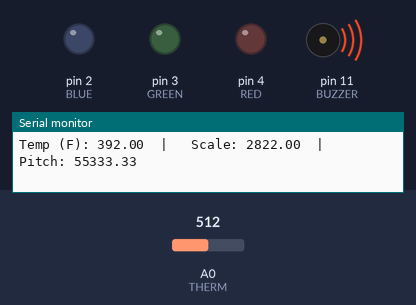
Simulated run of this sketch. Board: Arduino Uno, built with avr-gcc and run on an emulated ATmega328P. Shown: output pins drawn as LEDs (lit = HIGH), buzzer (waves = sounding), the last lines printed to the serial monitor. The test bench sets the inputs (shaded band); at power-on: A0 (THERM) = 512.

Above: at 1.2 s.
1.3 s: A0 (THERM) set to 900
At 2.0 s:
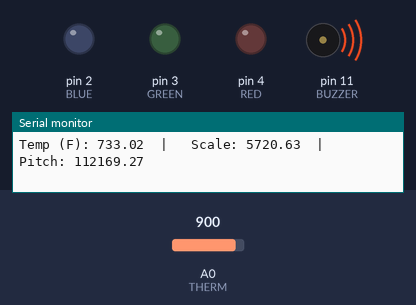
4.3 s: A0 (THERM) set to 716
At 5.1 s:
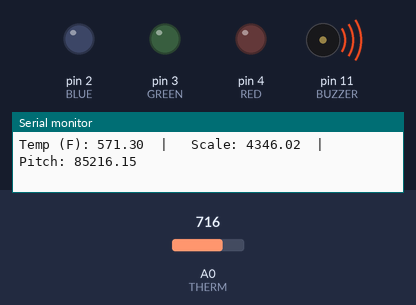
Timing chart, 0 to 7.3 s (numbered marks = the images above; inputs shaded):
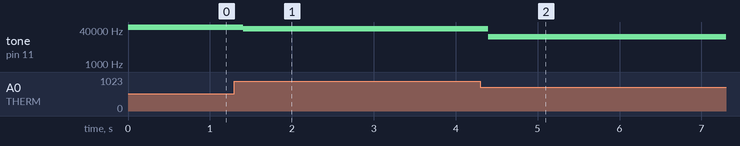

The sketch:

sketch_oct09a.ino
```cpp
#define BLUE 2
#define GREEN 3
#define RED 4
#define THERM A0
#define BUZZER 11

void setup()
{
  Serial.begin(9600);
  pinMode(BLUE,OUTPUT);
  pinMode(GREEN,OUTPUT);
  pinMode(RED,OUTPUT);
  pinMode(BUZZER,OUTPUT);
  pinMode(THERM,INPUT);

  /*for(double i = 60.0; i < 90.0; i+=0.5)
  {
    Serial.print("I: ");
    Serial.println(i);
    Serial.print("Scale: ");
    Serial.println(scale(i));
  }*/
}

void loop()
{
  Serial.print("Temp (F): ");
  double temp = voltsToFarhenheit(analogRead(0));
  Serial.print(temp);
  Serial.print("  |   Scale: ");
  Serial.print(scale(temp));
  Serial.print("  |   Pitch: ");
  Serial.println(pitch(temp));

//  if(temp >= 80.0)
//  {
//    digitalWrite(RED,HIGH);
//    delay(100);
//  }
//  else if(temp <= 80.0 && temp >= 70.0)
//  {
//    digitalWrite(GREEN,HIGH);
//    delay(100);
//  }
//  else if(temp <= 70.0 && temp >= 60.0)
//  {
//    digitalWrite(BLUE,HIGH);
//    delay(100);
//  }
//  else if(temp <= 60.0)
//  {
//    digitalWrite(BLUE,HIGH);
//    delay(30);
//    digitalWrite(BLUE,LOW);
//    delay(30);
//    digitalWrite(BLUE,HIGH);
//    delay(30);
//  }
  digitalWrite(RED,LOW);
  digitalWrite(GREEN,LOW);
  digitalWrite(BLUE,LOW);

  tone(BUZZER,pitch(temp),1000);
  //analogWrite(BUZZER,(int)scale(temp));

}

double voltsToCelsius(int sensor)
{
  double volts = (sensor*5000.0)/1024.0;
  volts = volts - 500.0;
  return (volts / 10.0);
}

double celsiusToFarhenheit(double c)
{
  return ( (c*1.8)+32 );
}

double farhenheitToCelsius(double f)
{
  return ( (f/1.8)-32 );
}

double voltsToFarhenheit(int v)
{
  return celsiusToFarhenheit(voltsToCelsius(v));
}

double scale(double d)
{
  return (((d - 60.0) * 255.0 ) / 30.0);
}

double pitch(double d)
{
  return (((d - 60.0) * 5000.0 ) / 30.0);
}
```

Measured:
- after the input at 1.3 s, tone on pin 11 (BUZZER): 55333 Hz → 46633 Hz after 0.11 s
- after the input at 4.3 s, tone on pin 11 (BUZZER): 46633 Hz → 19680 Hz after 0.10 s
